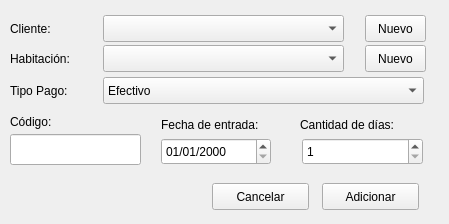
<?xml version="1.0" encoding="UTF-8"?>
<ui version="4.0">
 <class>Form</class>
 <widget class="QWidget" name="Form">
  <property name="windowModality">
   <enum>Qt::ApplicationModal</enum>
  </property>
  <property name="geometry">
   <rect>
    <x>0</x>
    <y>0</y>
    <width>449</width>
    <height>224</height>
   </rect>
  </property>
  <property name="windowTitle">
   <string>Adicionar Reservación</string>
  </property>
  <widget class="QPushButton" name="adicionar">
   <property name="geometry">
    <rect>
     <x>322</x>
     <y>183</y>
     <width>97</width>
     <height>27</height>
    </rect>
   </property>
   <property name="contextMenuPolicy">
    <enum>Qt::NoContextMenu</enum>
   </property>
   <property name="text">
    <string>Adicionar</string>
   </property>
  </widget>
  <widget class="QPushButton" name="cancelar">
   <property name="geometry">
    <rect>
     <x>212</x>
     <y>183</y>
     <width>97</width>
     <height>27</height>
    </rect>
   </property>
   <property name="contextMenuPolicy">
    <enum>Qt::NoContextMenu</enum>
   </property>
   <property name="text">
    <string>Cancelar</string>
   </property>
  </widget>
  <widget class="QLabel" name="label">
   <property name="geometry">
    <rect>
     <x>10</x>
     <y>20</y>
     <width>66</width>
     <height>17</height>
    </rect>
   </property>
   <property name="text">
    <string>Cliente:</string>
   </property>
  </widget>
  <widget class="QComboBox" name="cliente">
   <property name="geometry">
    <rect>
     <x>103</x>
     <y>15</y>
     <width>241</width>
     <height>27</height>
    </rect>
   </property>
   <property name="currentIndex">
    <number>-1</number>
   </property>
  </widget>
  <widget class="QPushButton" name="adicionarCliente">
   <property name="geometry">
    <rect>
     <x>365</x>
     <y>15</y>
     <width>61</width>
     <height>27</height>
    </rect>
   </property>
   <property name="text">
    <string>Nuevo</string>
   </property>
  </widget>
  <widget class="QComboBox" name="habitacion">
   <property name="geometry">
    <rect>
     <x>103</x>
     <y>45</y>
     <width>241</width>
     <height>27</height>
    </rect>
   </property>
   <property name="currentIndex">
    <number>-1</number>
   </property>
  </widget>
  <widget class="QPushButton" name="adicionarHabitacion">
   <property name="geometry">
    <rect>
     <x>365</x>
     <y>45</y>
     <width>61</width>
     <height>27</height>
    </rect>
   </property>
   <property name="text">
    <string>Nuevo</string>
   </property>
  </widget>
  <widget class="QLabel" name="label_6">
   <property name="geometry">
    <rect>
     <x>10</x>
     <y>50</y>
     <width>81</width>
     <height>17</height>
    </rect>
   </property>
   <property name="text">
    <string>Habitación:</string>
   </property>
  </widget>
  <widget class="QLabel" name="label_7">
   <property name="geometry">
    <rect>
     <x>10</x>
     <y>82</y>
     <width>81</width>
     <height>17</height>
    </rect>
   </property>
   <property name="text">
    <string>Tipo Pago:</string>
   </property>
  </widget>
  <widget class="QComboBox" name="tipoPago">
   <property name="geometry">
    <rect>
     <x>103</x>
     <y>77</y>
     <width>321</width>
     <height>27</height>
    </rect>
   </property>
   <property name="currentIndex">
    <number>0</number>
   </property>
   <item>
    <property name="text">
     <string>Efectivo</string>
    </property>
   </item>
   <item>
    <property name="text">
     <string>Tarjeta Magnética</string>
    </property>
   </item>
  </widget>
  <widget class="QLabel" name="label_2">
   <property name="geometry">
    <rect>
     <x>10</x>
     <y>114</y>
     <width>61</width>
     <height>16</height>
    </rect>
   </property>
   <property name="text">
    <string>Código:</string>
   </property>
  </widget>
  <widget class="QLineEdit" name="codigo">
   <property name="geometry">
    <rect>
     <x>10</x>
     <y>134</y>
     <width>131</width>
     <height>31</height>
    </rect>
   </property>
   <property name="styleSheet">
    <string notr="true">text-transform: uppercase</string>
   </property>
  </widget>
  <widget class="QLabel" name="label_3">
   <property name="geometry">
    <rect>
     <x>161</x>
     <y>117</y>
     <width>121</width>
     <height>16</height>
    </rect>
   </property>
   <property name="text">
    <string>Fecha de entrada:</string>
   </property>
  </widget>
  <widget class="QDateEdit" name="fechaEntrada">
   <property name="geometry">
    <rect>
     <x>161</x>
     <y>138</y>
     <width>110</width>
     <height>27</height>
    </rect>
   </property>
   <property name="displayFormat">
    <string>dd/MM/yyyy</string>
   </property>
  </widget>
  <widget class="QSpinBox" name="cantidadDias">
   <property name="geometry">
    <rect>
     <x>302</x>
     <y>138</y>
     <width>121</width>
     <height>27</height>
    </rect>
   </property>
   <property name="minimum">
    <number>1</number>
   </property>
   <property name="maximum">
    <number>99</number>
   </property>
   <property name="value">
    <number>1</number>
   </property>
  </widget>
  <widget class="QLabel" name="label_4">
   <property name="geometry">
    <rect>
     <x>300</x>
     <y>116</y>
     <width>121</width>
     <height>17</height>
    </rect>
   </property>
   <property name="text">
    <string>Cantidad de días:</string>
   </property>
  </widget>
 </widget>
 <tabstops>
  <tabstop>cliente</tabstop>
  <tabstop>adicionarCliente</tabstop>
  <tabstop>habitacion</tabstop>
  <tabstop>adicionarHabitacion</tabstop>
  <tabstop>tipoPago</tabstop>
  <tabstop>codigo</tabstop>
  <tabstop>fechaEntrada</tabstop>
  <tabstop>cantidadDias</tabstop>
  <tabstop>adicionar</tabstop>
  <tabstop>cancelar</tabstop>
 </tabstops>
 <resources/>
 <connections/>
</ui>
